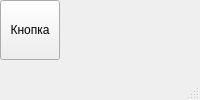
<?xml version="1.0" encoding="UTF-8"?>
<ui version="4.0">
 <class>MainWindow</class>
 <widget class="QMainWindow" name="MainWindow">
  <property name="windowTitle">
   <string>MainWindow</string>
  </property>
  <widget class="QWidget" name="centralwidget">
   <widget class="QPushButton" name="btn">
    <property name="geometry">
     <rect>
      <x>0</x>
      <y>0</y>
      <width>60</width>
      <height>60</height>
     </rect>
    </property>
    <property name="text">
     <string>Кнопка</string>
    </property>
   </widget>
  </widget>
  <widget class="QMenuBar" name="menubar">
   <property name="geometry">
    <rect>
     <x>0</x>
     <y>0</y>
     <width>504</width>
     <height>26</height>
    </rect>
   </property>
  </widget>
  <widget class="QStatusBar" name="statusbar"/>
 </widget>
 <resources/>
 <connections/>
</ui>
